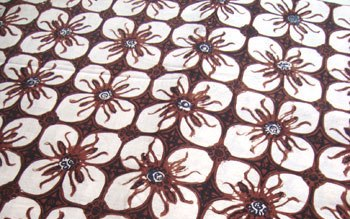
#> input picture image/kawung3.jpg, 350 x 219 px, found by its file name
$ python prakawung3.py
#> lines starting #> are read from the running program, lines starting #| are printed output that depends on the picture
import cv2
import numpy as np

# ==== 1. Baca Gambar ====
img = cv2.imread(r'C:\Users\yayuk\Documents\Semester 6\Analisis citra\UTS\image\kawung3.jpg')
#> img is the input picture: shape (219, 350, 3); mean B, G, R 156.7, 156.7, 176.2

if img is None:
    print("Gambar tidak ditemukan.")
    exit()
else:
    print("Gambar berhasil dibaca.")

# ==== 2. Resize ke 256x256 ====
resized_img = cv2.resize(img, (256, 256))
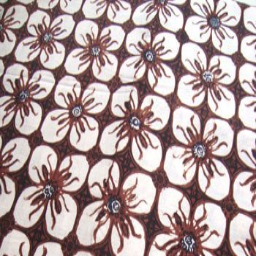
#> resized_img: shape (256, 256, 3); mean B, G, R 156.5, 156.6, 176.1
cv2.imwrite(r'C:\Users\yayuk\Documents\Semester 6\Analisis citra\UTS\image\resized_kawung3.jpg', resized_img)
print("Gambar berhasil di-resize.")

# ==== 3. Normalisasi Warna (RGB jadi 0–1) ====
normalized_img = resized_img / 255.0
normalized_save = (normalized_img * 255).astype('uint8')  # untuk disimpan
cv2.imwrite(r'C:\Users\yayuk\Documents\Semester 6\Analisis citra\UTS\image\normalized_kawung3.jpg', normalized_save)
print("Normalisasi warna selesai.")

# ==== 4. Konversi ke Grayscale ====
gray_img = cv2.cvtColor(resized_img, cv2.COLOR_BGR2GRAY)
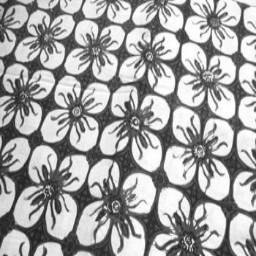
#> gray_img: shape (256, 256); min 30, max 255, mean 162.4
cv2.imwrite(r'C:\Users\yayuk\Documents\Semester 6\Analisis citra\UTS\image\gray_kawung3.jpg', gray_img)
print("Konversi ke grayscale selesai.")

# ==== 5. Ekstraksi Fitur Warna (RGB) ====
r_mean = np.mean(resized_img[:, :, 2])  # Red channel
#> r_mean = 176.1
g_mean = np.mean(resized_img[:, :, 1])  # Green channel
#> g_mean = 156.6
b_mean = np.mean(resized_img[:, :, 0])  # Blue channel
#> b_mean = 156.5

print(f"Rata-rata Nilai RGB:")
print(f"   R (Red)   : {r_mean:.2f}")
#|    R (Red)   : 176.11
print(f"   G (Green) : {g_mean:.2f}")
#|    G (Green) : 156.58
print(f"   B (Blue)  : {b_mean:.2f}")
#|    B (Blue)  : 156.55

# ==== 6. Tampilkan Gambar Hasil ====

# Tampilkan gambar asli
cv2.imshow("Gambar Asli (kawung6)", img)

# Tampilkan gambar yang sudah di-resize
cv2.imshow("Gambar Resize 256x256", resized_img)

# Tampilkan hasil normalisasi (dalam skala tampilan normal 0–255)
cv2.imshow("Gambar Normalisasi", normalized_save)

# Tampilkan grayscale
cv2.imshow("Grayscale", gray_img)

# Tunggu tombol ditekan untuk menutup semua jendela
cv2.waitKey(0)
cv2.destroyAllWindows()

$ run again, with image/kawung1.jpg copied over image/kawung3.jpg
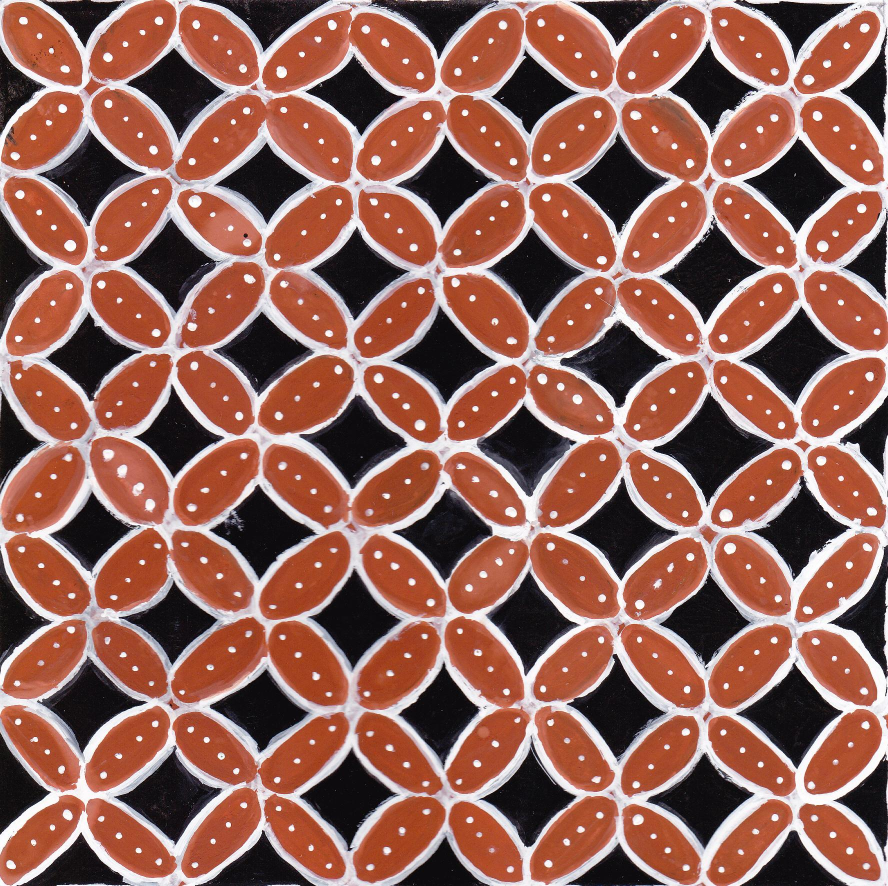
#> input picture image/kawung1.jpg, 1776 x 1772 px, found by its file name (shown at 1/2 size)
#> img is the input picture: shape (1772, 1776, 3); mean B, G, R 88.4, 100.3, 148.9
#> `resized_img = cv2.resize(img, (256, 256))`:
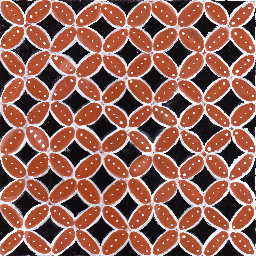
#> resized_img: shape (256, 256, 3); mean B, G, R 88.1, 100, 148.7
#> `gray_img = cv2.cvtColor(resized_img, cv2.COLOR_BGR2GRAY)`:
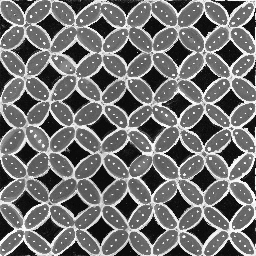
#> gray_img: shape (256, 256); min 2, max 255, mean 113.2
#> r_mean = 148.7
#> g_mean = 100
#> b_mean = 88.15
#|    R (Red)   : 148.69
#|    G (Green) : 100.01
#|    B (Blue)  : 88.15

$ run again, with image/kawung4.jpg copied over image/kawung3.jpg
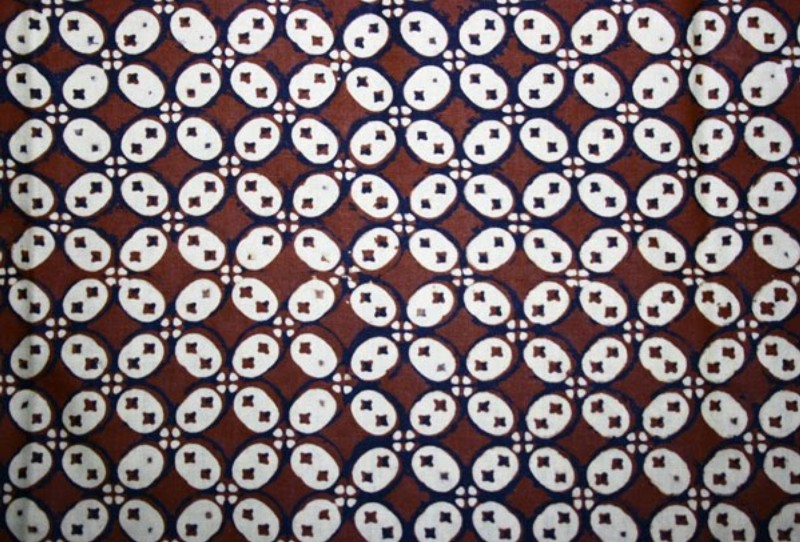
#> input picture image/kawung4.jpg, 800 x 542 px, found by its file name
#> img is the input picture: shape (542, 800, 3); mean B, G, R 117.6, 113.5, 126.3
#> `resized_img = cv2.resize(img, (256, 256))`:
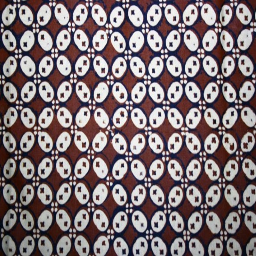
#> resized_img: shape (256, 256, 3); mean B, G, R 117.4, 113.3, 126.2
#> `gray_img = cv2.cvtColor(resized_img, cv2.COLOR_BGR2GRAY)`:
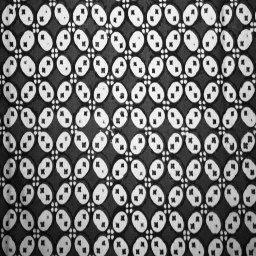
#> gray_img: shape (256, 256); min 3, max 250, mean 117.6
#> r_mean = 126.2
#> g_mean = 113.3
#> b_mean = 117.4
#|    R (Red)   : 126.15
#|    G (Green) : 113.32
#|    B (Blue)  : 117.43
